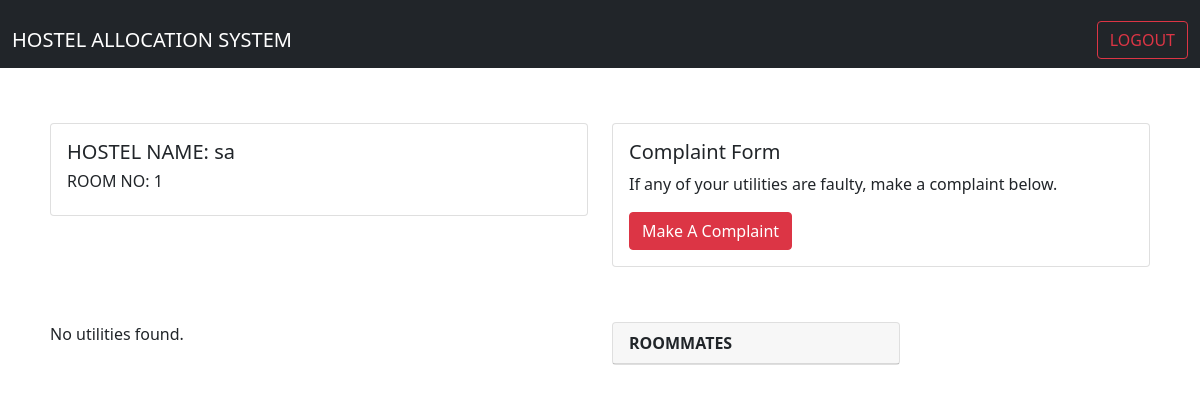
The app's page / (signed in), older data.
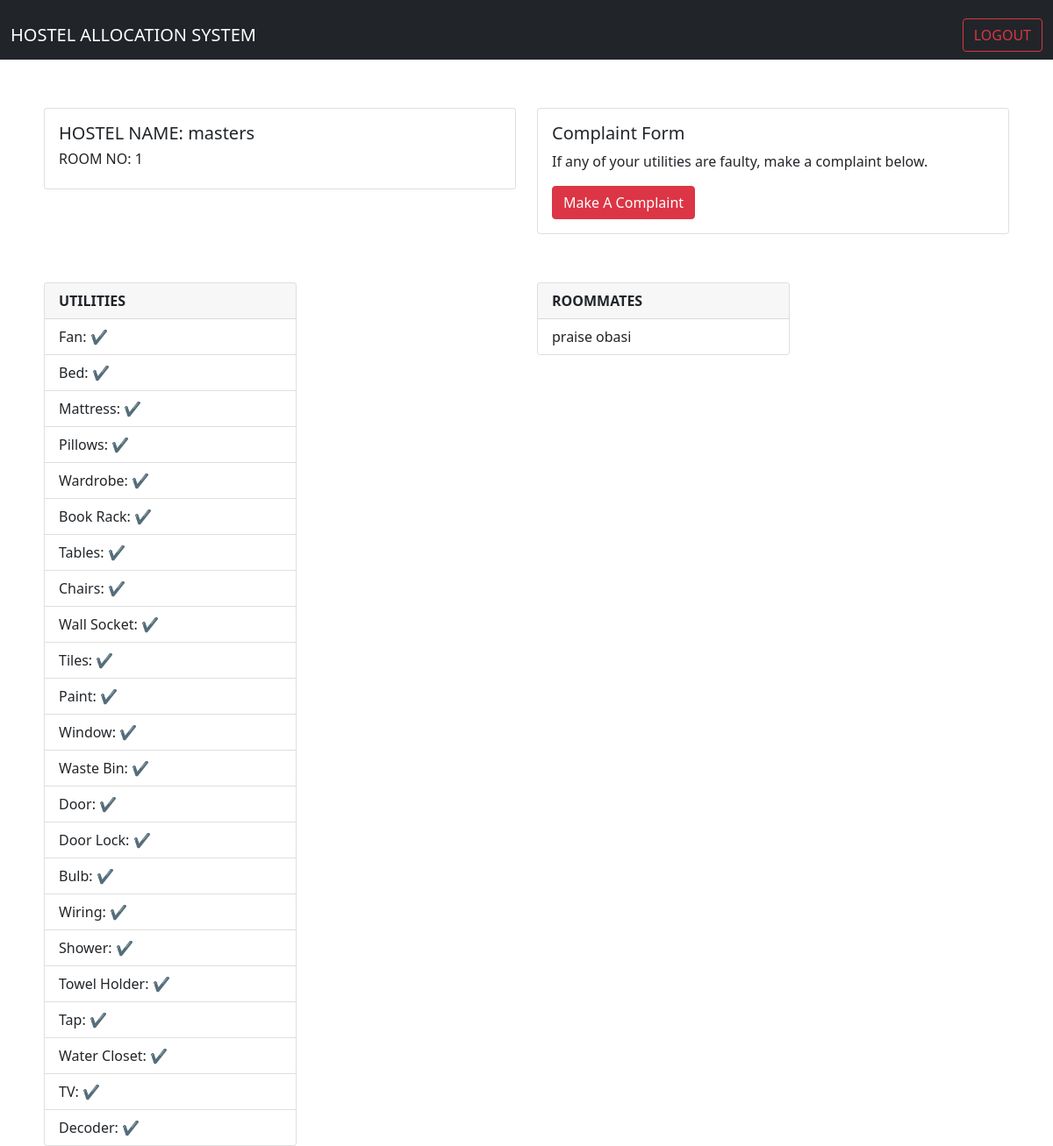
The same page, newer data.
### core/models.py (models this page shows, shortened)
class Student(models.Model):
    STATUS_CHOICES = (
        ('male', 'Male'),
        ('female', 'Female')
    )
    user = models.OneToOneField(User, on_delete=models.CASCADE)
    profile_pic = models.ImageField(upload_to ='images/thumbnail/', default="default.png", null=True, blank=True)
    gender = models.CharField(max_length=10, choices=STATUS_CHOICES)
    course = models.CharField(max_length=100)
    matric_number = models.CharField(max_length=100)
    department = models.CharField(max_length=100)
    college = models.CharField(max_length=100)
    room_capacity_preference = models.PositiveIntegerField()
    hostel = models.ForeignKey('Hostel', on_delete=models.SET_NULL, null=True, blank=True)
    room_for_student = models.ForeignKey('Room', on_delete=models.SET_NULL, null=True, blank=True)

class Hostel(models.Model):
    STATUS_CHOICES = (
        ('male', 'Male'),
        ('female', 'Female')
    )
    hostel_name = models.CharField(max_length=100)
    gender = models.CharField(max_length=10, choices=STATUS_CHOICES)
    total_rooms = models.PositiveIntegerField()
    room_availability = models.PositiveIntegerField()
    room_capacity = models.PositiveIntegerField()
    def __str__(self):
        return str(self.hostel_name)

class Room(models.Model):
    hostel = models.ForeignKey('Hostel', on_delete=models.CASCADE)
    room_no = models.PositiveIntegerField()
    capacity = models.PositiveIntegerField()
    availability = models.PositiveIntegerField()
    students_in_room = models.ManyToManyField(User, blank=True)

class Utilities(models.Model):
    room = models.ForeignKey('Room', on_delete=models.CASCADE)
    fan = models.BooleanField(default=True)
    bed = models.BooleanField(default=True)
    mattress = models.BooleanField(default=True)
    pillows = models.BooleanField(default=True)
    wardrobe = models.BooleanField(default=True)
    book_rack = models.BooleanField(default=True)
    tables = models.BooleanField(default=True)
    chairs = models.BooleanField(default=True)
    wall_socket = models.BooleanField(default=True)
    tiles = models.BooleanField(default=True)
    paint = models.BooleanField(default=True)
    window = models.BooleanField(default=True)
    waste_bin = models.BooleanField(default=True)
    door = models.BooleanField(default=True)
    door_lock = models.BooleanField(default=True)
    bulb = models.BooleanField(default=True)
    wiring = models.BooleanField(default=True)
    shower = models.BooleanField(default=True)
    towel_holder = models.BooleanField(default=True)
    tap = models.BooleanField(default=True)
    water_closet = models.BooleanField(default=True)
    TV = models.BooleanField(default=True)
    decoder = models.BooleanField(default=True)
    other = models.BooleanField(default=True)

### core/views.py (the view)
# urls.py: path('', views.home, name="home"),
def home(request):
    if request.user.is_authenticated:
        user_profile = Student.objects.filter(user=request.user).first()
        has_profile = user_profile is not None
        if has_profile:
            profile = Student.objects.get(user=request.user)
            room = profile.room_for_student
            utilities = Utilities.objects.filter(room=room)
            roommates = Student.objects.filter(room_for_student=room).exclude(user=request.user)
            return render(request, 'home.html', {'has_profile': has_profile, 'profile': profile, 'utilities': utilities, 'roommates': roommates})
        else:
            return render(request, 'home.html', {'has_profile': has_profile})
    else:
        return render(request, 'home.html')

### templates/home.html (shortened to what this page needs)
{% extends 'base.html' %}
{% block content %}
    <div class="row" style="margin-top: 5%;">
        <div class="col-sm-6 mb-3 mb-sm-0">
            <div class="card">
                {% if user.is_authenticated %}
                    {% if has_profile %}
                        {% if profile.hostel %}
                            <div class="card-body">
                                <h5 class="card-title"> HOSTEL NAME: {{profile.hostel}} </h5>
                                <h6> ROOM NO: {{profile.room_for_student.room_no}}</h6>
                            </div>
                        {% endif %}
                    {% endif %}
                {% endif %}
            </div>
        </div>
        <div class="col-sm-6">
            <div class="card">
                <div class="card-body">
                    <h5 class="card-title">Complaint Form</h5>
                    {% if has_profile %}
                        <p class="card-text">If any of your utilities are faulty, make a complaint below.</p>
                        <a href="{% url 'create_complaint' %}" class="btn btn-danger">Make A Complaint</a>
                    {% else %}
                        <p class="card-text">You have not been assigned a hostel yet</p>
                    {% endif %}
                </div>
            </div>
        </div>
    </div>
    {% if user.is_authenticated %}
        {% if has_profile %}
            <div class="row" style="margin-top: 5%;">
                <div class="col-sm-6 mb-3 mb-sm-0">
                    <div>
                        {% for utility in utilities %}
                            <div class="card" style="width: 18rem;">
                                <div class="card-header">
                                    <b>UTILITIES</b>
                                </div>
                                <ul class="list-group list-group-flush">
                                    <li class="list-group-item">Fan: {% if utility.fan %}&#10004;{% else %}&#10060;{% endif %}</li>
                                    <li class="list-group-item">Bed: {% if utility.bed %}&#10004;{% else %}&#10060;{% endif %}</li>
                                    <li class="list-group-item">Mattress: {% if utility.mattress %}&#10004;{% else %}&#10060;{% endif %}</li>
                                    <li class="list-group-item">Pillows: {% if utility.pillows %}&#10004;{% else %}&#10060;{% endif %}</li>
                                    <li class="list-group-item">Wardrobe: {% if utility.wardrobe %}&#10004;{% else %}&#10060;{% endif %}</li>
                                    <li class="list-group-item">Book Rack: {% if utility.book_rack %}&#10004;{% else %}&#10060;{% endif %}</li>
                                    <li class="list-group-item">Tables: {% if utility.tables %}&#10004;{% else %}&#10060;{% endif %}</li>
                                    <li class="list-group-item">Chairs: {% if utility.chairs %}&#10004;{% else %}&#10060;{% endif %}</li>
                                    <li class="list-group-item">Wall Socket: {% if utility.wall_socket %}&#10004;{% else %}&#10060;{% endif %}</li>
                                    <li class="list-group-item">Tiles: {% if utility.tiles %}&#10004;{% else %}&#10060;{% endif %}</li>
                                    <li class="list-group-item">Paint: {% if utility.paint %}&#10004;{% else %}&#10060;{% endif %}</li>
                                    <li class="list-group-item">Window: {% if utility.window %}&#10004;{% else %}&#10060;{% endif %}</li>
                                    <li class="list-group-item">Waste Bin: {% if utility.waste_bin %}&#10004;{% else %}&#10060;{% endif %}</li>
                                    <li class="list-group-item">Door: {% if utility.door %}&#10004;{% else %}&#10060;{% endif %}</li>
                                    <li class="list-group-item">Door Lock: {% if utility.door_lock %}&#10004;{% else %}&#10060;{% endif %}</li>
                                    <li class="list-group-item">Bulb: {% if utility.bulb %}&#10004;{% else %}&#10060;{% endif %}</li>
                                    <li class="list-group-item">Wiring: {% if utility.wiring %}&#10004;{% else %}&#10060;{% endif %}</li>
                                    <li class="list-group-item">Shower: {% if utility.shower %}&#10004;{% else %}&#10060;{% endif %}</li>
                                    <li class="list-group-item">Towel Holder: {% if utility.towel_holder %}&#10004;{% else %}&#10060;{% endif %}</li>
                                    <li class="list-group-item">Tap: {% if utility.tap %}&#10004;{% else %}&#10060;{% endif %}</li>
                                    <li class="list-group-item">Water Closet: {% if utility.water_closet %}&#10004;{% else %}&#10060;{% endif %}</li>
                                    <li class="list-group-item">TV: {% if utility.TV %}&#10004;{% else %}&#10060;{% endif %}</li>
                                    <li class="list-group-item">Decoder: {% if utility.decoder %}&#10004;{% else %}&#10060;{% endif %}</li>
                                </ul>
                            </div>
                        {% empty %}
                            <p>No utilities found.</p>
                        {% endfor %}
                    </div>
                </div>
                <div class="col-sm-6">
                    <div class="card" style="width: 18rem;">
                        <div class="card-header">
                            <b>ROOMMATES</b>
                        </div>
                        <ul class="list-group list-group-flush">
                            {% for roommate in roommates %}
                                <li class="list-group-item">{{ roommate.user.first_name }} {{ roommate.user.last_name }}</li>
                            {% endfor %}
                        </ul>
                    </div>
                </div>
            </div>
        {% endif %}
    {% endif %}
{% endblock content %}

### templates/base.html (shortened to what this page needs)
{% load static %}
<html lang="en">
<head>
    <link rel="stylesheet" href="{% static 'style.css' %} ">
    <link rel="stylesheet" href="{% static 'bootstrap-5.0.2-dist/css/bootstrap.min.css' %}">
</head>
<body>
    <nav class="navbar bg-dark" data-bs-theme="dark" style="padding-top: 20;">
    <div class="container-fluid">
        <a href="{% url 'home' %}" class="navbar-brand" style="color: white;">HOSTEL ALLOCATION SYSTEM</a>
        {% if user.is_authenticated %}
            <a href="signout" >
                <button class="btn btn-outline-danger" type="submit">LOGOUT</button>
            </a>
        {% else %}
            <a href="signin" >
                <button class="btn btn-outline-success" type="submit">LOGIN</button>
            </a>
        {% endif %}
    </div>
    </nav>
    <div class="mainn">
        {% block content %}
        {% endblock content %}
    </div>
</body>
</html>

### templates/base.html (style rules this page uses)
.mainn { padding-right: 50px; padding-left: 50px; }

Row changes from the older to the newer data that the page shows:
changed Student: hostel "sa" → "masters"
added Student: user.first_name "praise", user.last_name "obasi"
Text that changed along with them:
text no longer shown: "No utilities found."
